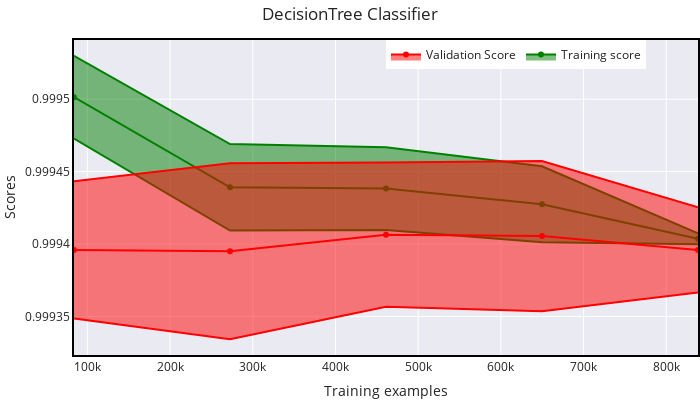

Here is the notebook cell this chart was saved with:
### Code cell
plot_learning_curve(dt, 'DecisionTree Classifier', X_train, y_train)

### Figure 1 — Plotly figure (JSON) as saved in the notebook; plotly's stock layout.template omitted (floating-point values rounded to 4 significant figures)
{"data": [{"marker": {"color": "green"}, "mode": "lines", "name": "Training score - Standard Deviation", "showlegend": false, "type": "scatter", "x": [83836, 272468, 461101, 649733, 838366], "y": [0.9995, 0.9995, 0.9995, 0.9995, 0.9994]}, {"fill": "tonexty", "marker": {"color": "green"}, "mode": "lines+markers", "name": "Training score", "type": "scatter", "x": [83836, 272468, 461101, 649733, 838366], "y": [0.9995, 0.9994, 0.9994, 0.9994, 0.9994]}, {"fill": "tonexty", "marker": {"color": "green"}, "mode": "lines", "name": "Training score + Standard Deviation", "showlegend": false, "type": "scatter", "x": [83836, 272468, 461101, 649733, 838366], "y": [0.9995, 0.9994, 0.9994, 0.9994, 0.9994]}, {"marker": {"color": "red"}, "mode": "lines", "showlegend": false, "type": "scatter", "x": [83836, 272468, 461101, 649733, 838366], "y": [0.9994, 0.9995, 0.9995, 0.9995, 0.9994]}, {"fill": "tonexty", "marker": {"color": "red"}, "mode": "lines+markers", "name": "Validation Score", "type": "scatter", "x": [83836, 272468, 461101, 649733, 838366], "y": [0.9994, 0.9994, 0.9994, 0.9994, 0.9994]}, {"fill": "tonexty", "marker": {"color": "red"}, "mode": "lines", "showlegend": false, "type": "scatter", "x": [83836, 272468, 461101, 649733, 838366], "y": [0.9993, 0.9993, 0.9994, 0.9994, 0.9994]}], "layout": {"height": 400, "legend": {"orientation": "h", "x": 0.5, "y": 1}, "margin": {"b": 0, "l": 60, "r": 0, "t": 40}, "title": {"text": "DecisionTree Classifier"}, "width": 700, "xaxis": {"linecolor": "black", "linewidth": 2, "mirror": true, "title": {"text": "Training examples"}}, "yaxis": {"linecolor": "black", "linewidth": 2, "mirror": true, "title": {"text": "Scores"}}}}
